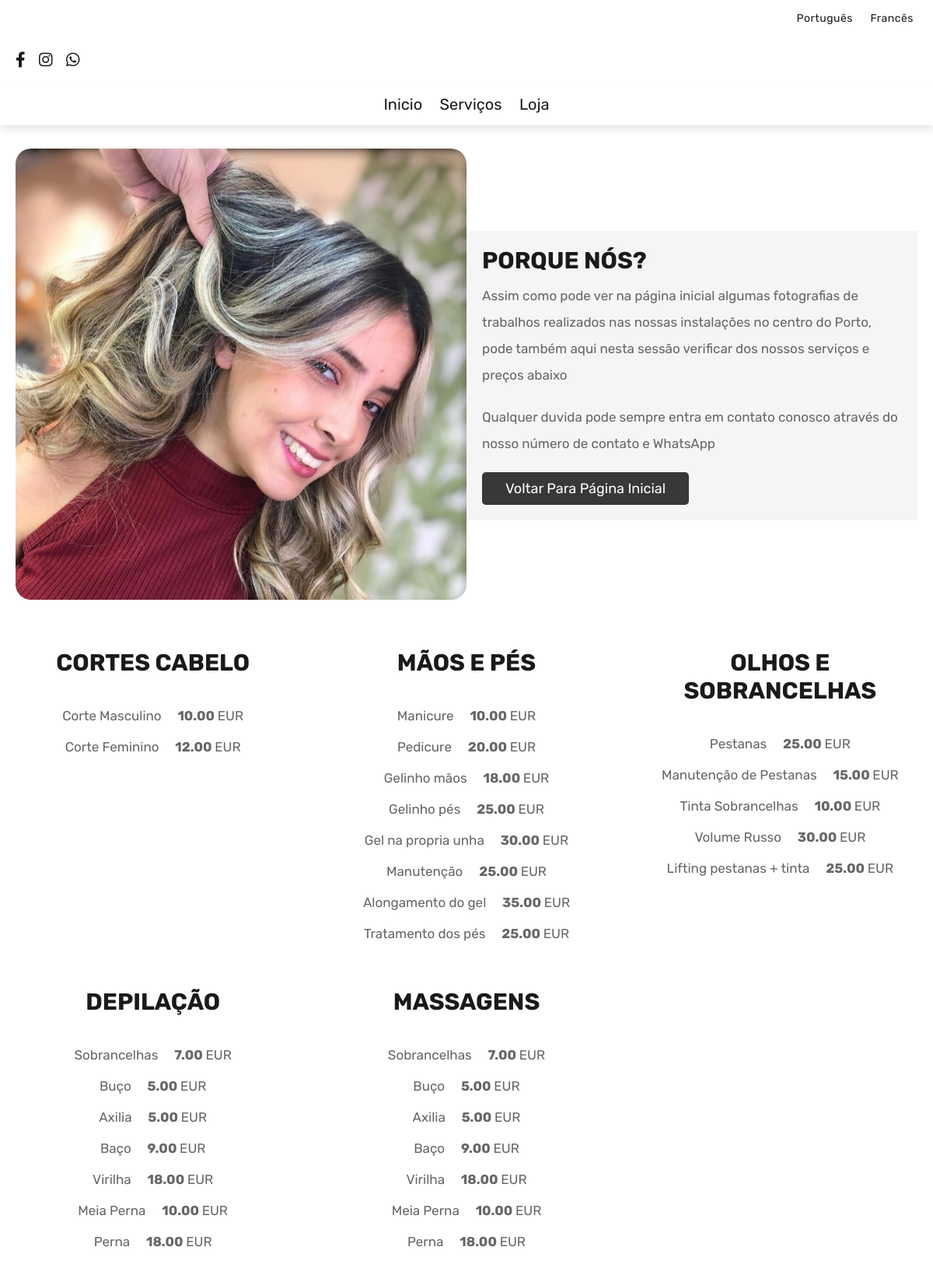
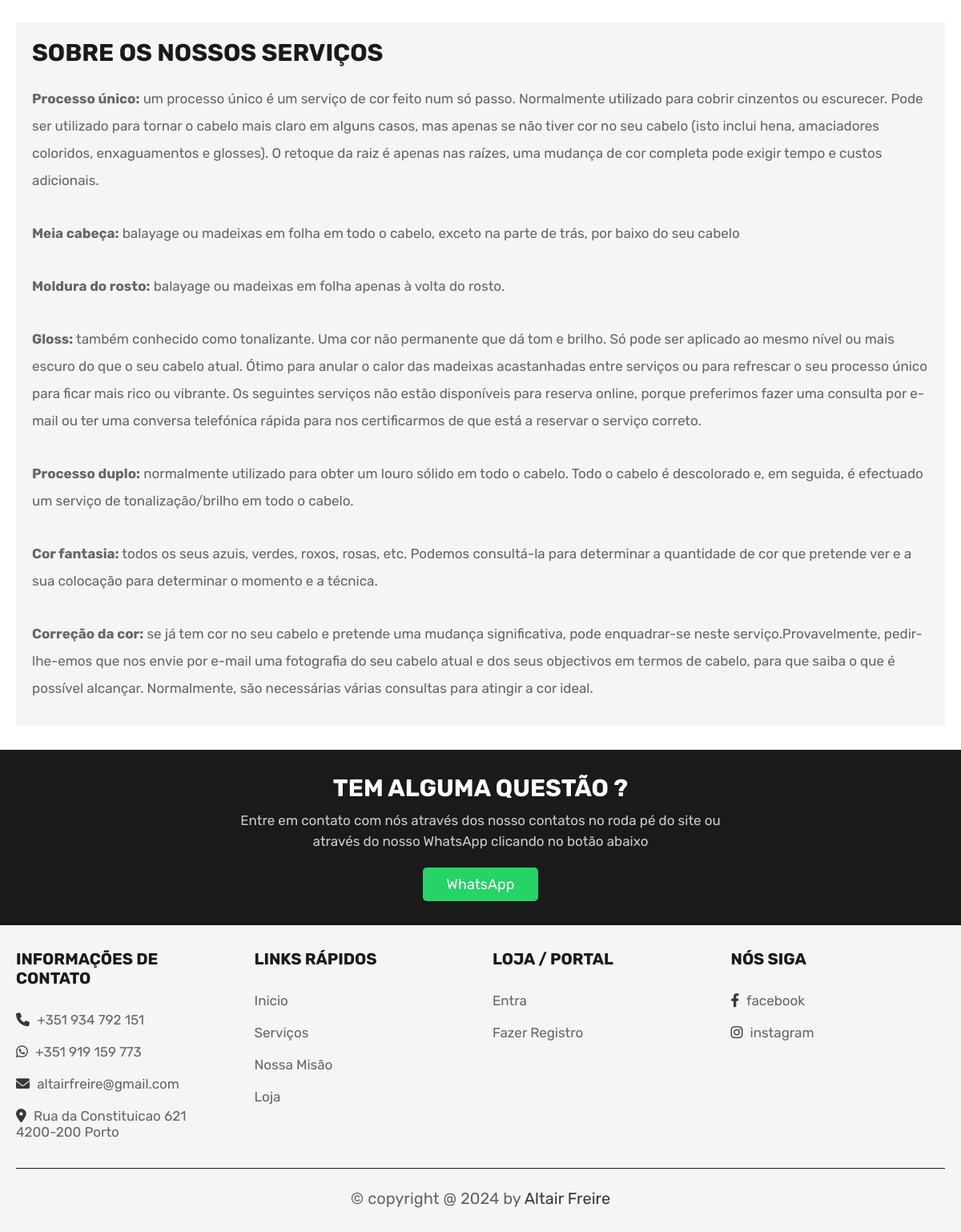
Page /servicos.php on the committed database (2 pictures, top to bottom).
### tables this page shows
CREATE TABLE `cortes` (
  `CorteID` int(11) NOT NULL,
  `Nome` varchar(50) NOT NULL,
  `Valor` decimal(4,2) DEFAULT NULL
);

CREATE TABLE `unhas` (
  `UnhasID` int(11) NOT NULL,
  `Nome` varchar(50) NOT NULL,
  `Valor` decimal(4,2) DEFAULT NULL
);

CREATE TABLE `olhos` (
  `OlhosID` int(11) NOT NULL,
  `Nome` varchar(50) NOT NULL,
  `Valor` decimal(4,2) DEFAULT NULL
);

CREATE TABLE `depilacao` (
  `DepilacaoID` int(11) NOT NULL,
  `Nome` varchar(50) NOT NULL,
  `Valor` decimal(4,2) DEFAULT NULL
);

### servicos/manicure.php (the view, shortened to what this page needs)
<?php
include '../Altair/config/config.php';
$consulta = mysqli_query($conn,"SELECT * FROM `unhas`") or die('query failed');
?>
<h3>Mãos e Pés</h3>
<?php while($dado = $consulta->fetch_array()){?>
    <p><?php echo $dado["Nome"];?>&nbsp;&nbsp;&nbsp;&nbsp;&nbsp;<strong><?php echo $dado["Valor"];?> </strong> EUR </p>
<?php } ?>

### servicos/corte.php (shortened to what this page needs)
<?php
include '../Altair/config/config.php';
$consulta = mysqli_query($conn,"SELECT * FROM `cortes`") or die('query failed');
?>
<h3>Cortes Cabelo</h3>
<?php while($dado = $consulta->fetch_array()){?>
    <p><?php echo $dado["Nome"];?>&nbsp;&nbsp;&nbsp;&nbsp;&nbsp;<strong><?php echo $dado["Valor"];?> </strong> EUR </p>
<?php } ?>

### servicos/olhos.php (shortened to what this page needs)
<?php
include '../Altair/config/config.php';
$consulta = mysqli_query($conn,"SELECT * FROM `olhos`") or die('query failed');
?>
<h3>Olhos e Sobrancelhas</h3>
<?php while($dado = $consulta->fetch_array()){?>
    <p><?php echo $dado["Nome"];?>&nbsp;&nbsp;&nbsp;&nbsp;&nbsp;<strong><?php echo $dado["Valor"];?> </strong> EUR </p>
<?php } ?>

### servicos/depilacao.php (shortened to what this page needs)
<?php
include '../Altair/config/config.php';
$consulta = mysqli_query($conn,"SELECT * FROM `depilacao`") or die('query failed');
?>
<h3> Depilação </h3>
<?php while($dado = $consulta->fetch_array()){?>
    <p><?php echo $dado["Nome"];?>&nbsp;&nbsp;&nbsp;&nbsp;&nbsp;<strong><?php echo $dado["Valor"];?> </strong> EUR </p>
<?php } ?>

### servicos/massagem.php (shortened to what this page needs)
<?php
include '../Altair/config/config.php';
$consulta = mysqli_query($conn,"SELECT * FROM `depilacao`") or die('query failed');
?>
<h3> Massagens </h3>
<?php while($dado = $consulta->fetch_array()){?>
    <p><?php echo $dado["Nome"];?>&nbsp;&nbsp;&nbsp;&nbsp;&nbsp;<strong><?php echo $dado["Valor"];?> </strong> EUR </p>
<?php } ?>

### style/style.css (style rules this page uses)
:root { --gray:#383838; --black:#1a1a1a; --white:#fff; --light-color:#666; --light-white:#ccc; --light-bg:#f5f5f5; --border:.1rem solid var(--black); --box-shadow:0 .5rem 1rem rgba(0,0,0,.1); --whatsapp-color:rgb(37, 211,102); }
* { font-family: 'Rubik', sans-serif; margin:0; padding:0; box-sizing: border-box; outline: none; border:none; text-decoration: none; transition:all .2s linear; animation: fade-up 0.5s; }
*, *:before, *:after { box-sizing: border-box; }
html { scroll-behavior: smooth; font-size: 62.5%; overflow-x: hidden; }
.servico .box-container .box h3 { text-transform: uppercase; color:var(--black); font-size: 3rem; padding-bottom: 3rem; }
.servico .box-container .box p, .servico .box-container .box a { display: block; font-size: 1.7rem; color:var(--light-color); padding:1rem 0; }

### style/header.css (style rules this page uses)
:root { --gray:#383838; --black:#1a1a1a; --white:#fff; --light-color:#666; --light-white:#ccc; --light-bg:#f5f5f5; --border:.1rem solid var(--black); --box-shadow:0 .5rem 1rem rgba(0,0,0,.1); --whatsapp-color:rgb(37, 211,102); }

### style/portability.css (style rules this page uses)
:root { --gray:#383838; --black:#1a1a1a; --white:#fff; --light-color:#666; --light-white:#ccc; --light-bg:#f5f5f5; --border:.1rem solid var(--black); --box-shadow:0 .5rem 1rem rgba(0,0,0,.1); --whatsapp-color:rgb(37, 211,102); }

### style/footer.css (style rules this page uses)
:root { --gray:#383838; --black:#1a1a1a; --white:#fff; --light-color:#666; --light-white:#ccc; --light-bg:#f5f5f5; --border:.1rem solid var(--black); --box-shadow:0 .5rem 1rem rgba(0,0,0,.1); --whatsapp-color:rgb(37, 211,102); }

### style/conteiners.css (style rules this page uses)
:root { --gray:#383838; --black:#1a1a1a; --white:#fff; --light-color:#666; --light-white:#ccc; --light-bg:#f5f5f5; --border:.1rem solid var(--black); --box-shadow:0 .5rem 1rem rgba(0,0,0,.1); --whatsapp-color:rgb(37, 211,102); }

### style/popup.css (style rules this page uses)
:root { --gray:#383838; --black:#1a1a1a; --white:#fff; --light-color:#666; --light-white:#ccc; --light-bg:#f5f5f5; --border:.1rem solid var(--black); --box-shadow:0 .5rem 1rem rgba(0,0,0,.1); --whatsapp-color:rgb(37, 211,102); }

### rows in the picture
cortes: Nome "Corte Masculino", Valor "10.00"
cortes: Nome "Corte Feminino", Valor "12.00"
unhas: Nome "Manicure", Valor "10.00"
unhas: Nome "Pedicure", Valor "20.00"
unhas: Nome "Gelinho mãos", Valor "18.00"
unhas: Nome "Gelinho pés", Valor "25.00"
unhas: Nome "Gel na propria unha", Valor "30.00"
unhas: Nome "Manutenção", Valor "25.00"
unhas: Nome "Alongamento do gel", Valor "35.00"
unhas: Nome "Tratamento dos pés", Valor "25.00"
olhos: Nome "Pestanas", Valor "25.00"
olhos: Nome "Manutenção de Pestanas", Valor "15.00"
olhos: Nome "Tinta Sobrancelhas", Valor "10.00"
olhos: Nome "Volume Russo", Valor "30.00"
olhos: Nome "Lifting pestanas + tinta", Valor "25.00"
depilacao: Nome "Sobrancelhas", Valor "7.00"
depilacao: Nome "Buço", Valor "5.00"
depilacao: Nome "Axilia", Valor "5.00"
depilacao: Nome "Baço", Valor "9.00"
depilacao: Nome "Virilha", Valor "18.00"
depilacao: Nome "Meia Perna", Valor "10.00"
depilacao: Nome "Perna", Valor "18.00"

### other values in the picture
$lang['lang_pt'] "Português"
$lang['lang_fr'] "Francês"
